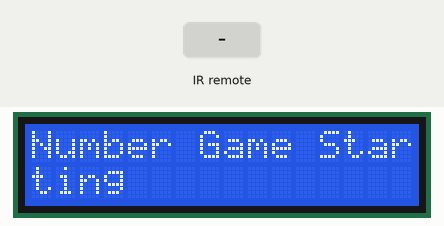
Bench run of a program on a simulated MicroPython board. Parts: 16×2 character LCD. Inputs (shaded band) come from the test bench. WiFi joins after 1.5 s; random numbers come from a fixed seed; the clock reads 2024-03-15 10:24:30 at power-on unless the program sets it; library files of the repository ran but are not shown: LCD_API.py; what the program prints to the serial console is not drawn.

Above: at 2.1 s.
At 19.9 s:
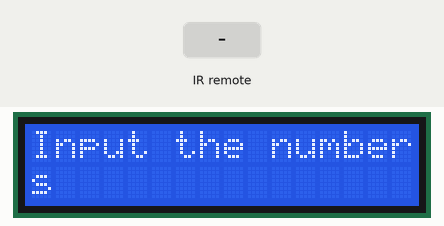
20.0 s: infrared code 0x16 received
At 20.9 s:
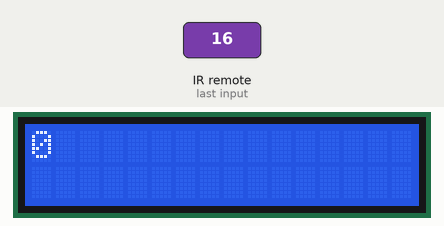
22.0 s: infrared code 0x0C received
At 22.5 s:
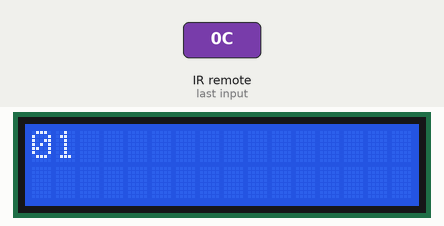
Timing chart, 0 to 25.0 s (numbered marks = the images above; inputs shaded):
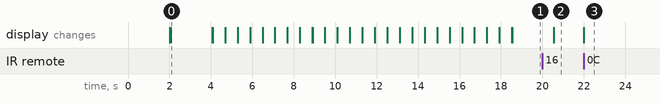

Measured:
- after the input at 22.0 s, the display: changes at once (image 3)
- what the display in image 0 shows lasts 2.0 s, from 2.1 s to 4.1 s

The program:

game3-server.py
```python
"""
    Bryan Rachmat and Andrew Singari
    CMPT 401 Project

    Game3 Number Memorization

"""
from machine import ADC,Pin,I2C
import time
from ww import I2cLcd
from irrecvdata import irGetCMD
from random import randint
import time
import network
import urequests
import ujson


# Set up Wi-Fi connection
wifi = network.WLAN(network.STA_IF)
wifi.active(True)
wifi.connect('TWUGuest','')

# Wait for connection with a timeout
timeout = 10
while not wifi.isconnected() and timeout > 0:
    time.sleep(1)
    timeout -= 1

# Check if connected
if wifi.isconnected():
    print('Connected to WiFi')
    # Here you would put your existing code that sends the score
    # For example:
else:
    print('Failed to connect to WiFi')


# Record the start time
start_time = time.time()

#Initializing hardware connections
i2c = I2C(scl=Pin(5), sda=Pin(18), freq=400000)
devices = i2c.scan()
if len(devices) == 0:
    print("No i2c device !")
else:
    for device in devices:
        print("I2C addr: "+hex(device))
        lcd = I2cLcd(i2c, device, 2, 16)

recvPin = irGetCMD(33)

#Hex to number dictionary
hex_dict = {
            "0xff6897":"0",
            "0xff30cf": "1",
            "0xff18e7": "2",
            "0xff7a85": "3",
            "0xff10ef": "4",
            "0xff38c7": "5",
            "0xff5aa5": "6",
            "0xff42bd": "7",
            "0xff4ab5": "8",
            "0xff52ad": "9"
        }

#Level
level=5
sequence=3+level

def generate_sequence(n):
    """
    Returns a unique sequence from 0 to 9  used for LED and Buzzer
    """
    array=[]
    for i in range (0,n):
        array.append(randint(0,9))

    return array

#creates sequence
values=generate_sequence(sequence)
print(values)
lcd.move_to(0, 0)
lcd.clear()
lcd.putstr("Number Game Starting")
time.sleep_ms(2000)
lcd.clear()
clicks=0
answers=[]
score=0


try:
    #Initializes game

    #prints the values on LCD
    for i in range(0,3):
        lcd.clear()
        for j in range(0,sequence):
            lcd.putstr("%d" %(values[j]))
            time.sleep_ms(600)
    lcd.clear()
    lcd.putstr("Input the numbers")
    time.sleep_ms(2000)
    lcd.clear()

    #records the values that the user memorized
    while clicks<sequence:
        irValue = recvPin.ir_read()

        if irValue:
            lcd.putstr(hex_dict[irValue])
            answers.append(int(hex_dict[irValue]))
            clicks+=1

    end_time = time.time()

    #Calculate the elapsed time
    elapsed_time = end_time - start_time
    lcd.clear()
    lcd.putstr("Checking...")
    time.sleep_ms(2000)
    lcd.clear()
    for i in range(0,sequence):
        if values[i]==answers[i]:
            score+=1
    lcd.clear()
    lcd.move_to(0,0)
    lcd.putstr("Score:")
    lcd.putstr("%d" %(score))
    lcd.putstr("/%d" %(sequence))
    lcd.move_to(0,1)
    lcd.putstr("%d" %(elapsed_time))
    lcd.putstr(" seconds")


    url = 'https://coastspas.com/randomdeveloperenv/game.php'
    data = {'score': score,'name':'Number Memorization','time':elapsed_time}
    json_data=ujson.dumps(data)

    headers = {
    'Content-Type': 'application/json',
    'User-Agent': 'Mozilla/5.0 (Windows NT 10.0; Win64; x64) AppleWebKit/537.36 (KHTML, like Gecko) Chrome/58.0.3029.110 Safari/537.3'
    }

    try:
        response = urequests.post(url, data=bytes(json_data, 'utf-8'), headers=headers)
        print(response.text)
        print(json_data)


    except Exception as e:
        print("Error:", e)

except:
    pass
```

ww.py
```python
from LCD_API import LcdApi
from machine import I2C
from time import sleep_ms

# The PCF8574 has a jumper selectable address: 0x20 - 0x27
DEFAULT_I2C_ADDR = 0x27

# Defines shifts or masks for the various LCD line attached to the PCF8574

MASK_RS = 0x01
MASK_RW = 0x02
MASK_E = 0x04
SHIFT_BACKLIGHT = 3
SHIFT_DATA = 4


class I2cLcd(LcdApi):
    def __init__(self, i2c, i2c_addr, num_lines, num_columns):
        self.i2c = i2c
        self.i2c_addr = i2c_addr
        self.i2c.writeto(self.i2c_addr, bytearray([0]))
        sleep_ms(20)   # Allow LCD time to powerup
        # Send reset 3 times
        self.hal_write_init_nibble(self.LCD_FUNCTION_RESET)
        sleep_ms(5)    # need to delay at least 4.1 msec
        self.hal_write_init_nibble(self.LCD_FUNCTION_RESET)
        sleep_ms(1)
        self.hal_write_init_nibble(self.LCD_FUNCTION_RESET)
        sleep_ms(1)
        # Put LCD into 4 bit mode
        self.hal_write_init_nibble(self.LCD_FUNCTION)
        sleep_ms(1)
        LcdApi.__init__(self, num_lines, num_columns)
        cmd = self.LCD_FUNCTION
        if num_lines > 1:
            cmd |= self.LCD_FUNCTION_2LINES
        self.hal_write_command(cmd)

    def hal_write_init_nibble(self, nibble):
        """Writes an initialization nibble to the LCD.

        This particular function is only used during initialization.
        """
        byte = ((nibble >> 4) & 0x0f) << SHIFT_DATA
        self.i2c.writeto(self.i2c_addr, bytearray([byte | MASK_E]))
        self.i2c.writeto(self.i2c_addr, bytearray([byte]))

    def hal_backlight_on(self):
        """Allows the hal layer to turn the backlight on."""
        self.i2c.writeto(self.i2c_addr, bytearray([1 << SHIFT_BACKLIGHT]))

    def hal_backlight_off(self):
        """Allows the hal layer to turn the backlight off."""
        self.i2c.writeto(self.i2c_addr, bytearray([0]))

    def hal_write_command(self, cmd):
        """Writes a command to the LCD.

        Data is latched on the falling edge of E.
        """
        byte = ((self.backlight << SHIFT_BACKLIGHT) | (((cmd >> 4) & 0x0f) << SHIFT_DATA))
        self.i2c.writeto(self.i2c_addr, bytearray([byte | MASK_E]))
        self.i2c.writeto(self.i2c_addr, bytearray([byte]))
        byte = ((self.backlight << SHIFT_BACKLIGHT) | ((cmd & 0x0f) << SHIFT_DATA))
        self.i2c.writeto(self.i2c_addr, bytearray([byte | MASK_E]))
        self.i2c.writeto(self.i2c_addr, bytearray([byte]))
        if cmd <= 3:
            # The home and clear commands require a worst case delay of 4.1 msec
            sleep_ms(5)

    def hal_write_data(self, data):
        """Write data to the LCD."""
        byte = (MASK_RS | (self.backlight << SHIFT_BACKLIGHT) | (((data >> 4) & 0x0f) << SHIFT_DATA))
        self.i2c.writeto(self.i2c_addr, bytearray([byte | MASK_E]))
        self.i2c.writeto(self.i2c_addr, bytearray([byte]))
        byte = (MASK_RS | (self.backlight << SHIFT_BACKLIGHT) | ((data & 0x0f) << SHIFT_DATA))
        self.i2c.writeto(self.i2c_addr, bytearray([byte | MASK_E]))
        self.i2c.writeto(self.i2c_addr, bytearray([byte]))
```
